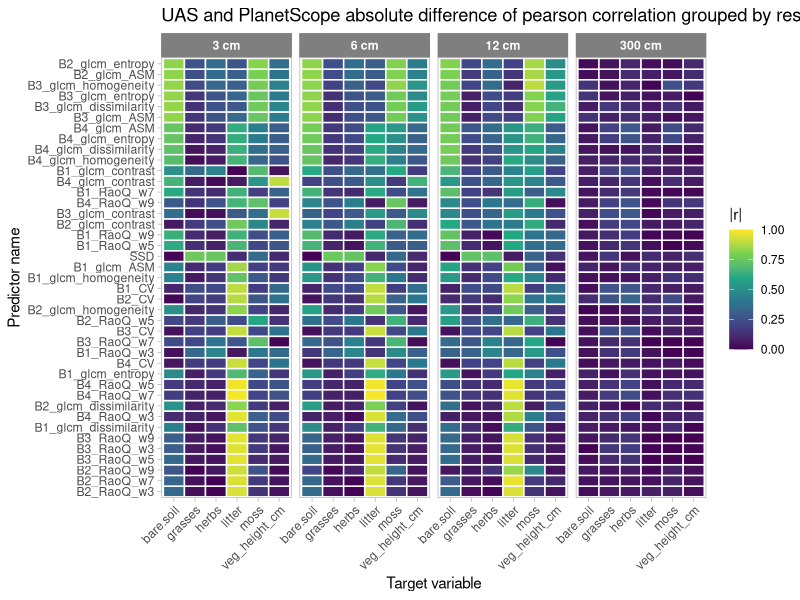
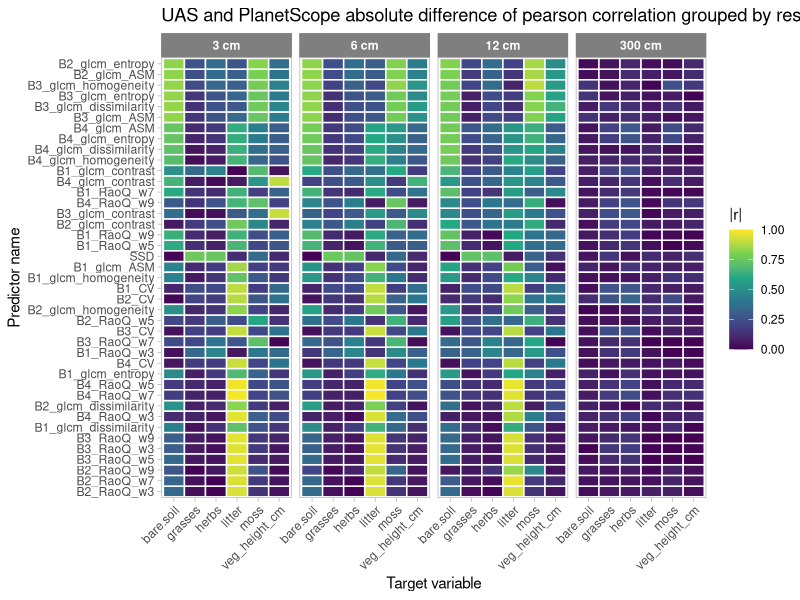

Generate these figures, in order, with R:
library(tidyverse)
library(ggplot2)
library(forcats)

# r value on y, predictor on x, 

uas_pearson <- read.csv("./results/ACTUAL_RESULTS/UAS_structure_vars_pearson.csv")
planet_pearson <- read.csv("./results/ACTUAL_RESULTS/Planet_structure_vars_pearson.csv")

# add planet as fourth resolution:
planet_df <- planet_pearson %>%
  select(-Type) %>%
  mutate(agg = "agg10") %>%
  mutate(abs_r = abs(pearson_r)) %>%
  group_by(dependent_var) %>%
  mutate(mean_abs_r = mean(abs_r, na.rm = TRUE)) %>%
  ungroup() %>%
  mutate(
    dependent_var = fct_reorder(dependent_var, mean_abs_r)
  )

planet_collapsed <- planet_pearson %>%
  group_by(independent_var, dependent_var) %>%
  summarise(
    pearson_r = mean(pearson_r, na.rm = TRUE),
    p_value   = mean(p_value, na.rm = TRUE),
    .groups   = "drop"
  ) %>%
  mutate(agg = "agg10") %>%
  mutate(abs_r = abs(pearson_r)) %>%
  group_by(dependent_var) %>%
  mutate(mean_abs_r = mean(abs_r, na.rm = TRUE)) %>%
  ungroup() %>%
  mutate(
    dependent_var = fct_reorder(dependent_var, mean_abs_r)
  )

## Plot

plot_df <- uas_pearson %>%
  mutate(abs_r = abs(pearson_r)) %>%
  group_by(dependent_var) %>%
  mutate(mean_abs_r = mean(abs_r, na.rm = TRUE)) %>%
  ungroup() %>%
  mutate(
    dependent_var = fct_reorder(dependent_var, mean_abs_r, .desc = TRUE)
  ) %>%
  select(-n)

# bind rows:
plot_df <- plot_df %>%
  bind_rows(planet_collapsed) %>%
  mutate(agg = factor(case_when(
    agg == "agg1" ~ "3 cm",
    agg == "agg2" ~ "6 cm",
    agg == "agg4" ~ "12 cm",
    agg == "agg10" ~ "300 cm"
  ), levels = c("3 cm", "6 cm", "12 cm", "300 cm"))) %>%
  mutate(
    dependent_var = fct_reorder(dependent_var, mean_abs_r, .desc = F)
  )

p <- ggplot(plot_df, aes(
  x = independent_var,
  y = dependent_var,
  fill = abs_r
)) +
  geom_tile(color = "white", linewidth = 0.5) +
  facet_wrap(~ agg, nrow = 1) +
  scale_fill_viridis_c(
    name = "|r|",
    limits = c(0, 1)
  ) +
  labs(
    x = "Target variable",
    y = "Predictor name"
  ) +
  theme_light() +
  theme(
    axis.text.x = element_text(angle = 45, hjust = 1),
    panel.grid = element_blank(),
    strip.text = element_text(face = "bold"),
    strip.background = element_rect(fill = "grey50", color = "grey50")
  ) +
  labs(title = "UAS and PlanetScope absolute difference of pearson correlation grouped by resolutions")
p
# sanity checks to see if factor ordering works in the plot
plot_df %>%
  filter(dependent_var == "B2_glcm_entropy") %>%
  select(mean_abs_r) %>%
  pull() %>%
  mean()

plot_df %>%
  filter(dependent_var == "B2_RaoQ_w3") %>%
  select(mean_abs_r) %>%
  pull() %>%
  mean()

plot_df %>%
  filter(dependent_var == "B2_RaoQ_w9") %>%
  select(mean_abs_r) %>%
  pull() %>%
  mean()

ggsave(filename = "./images/5_Results_UAS_pearson.png", plot = p,
       width = 3000, height = 2000, units = "px", dpi = 300)
